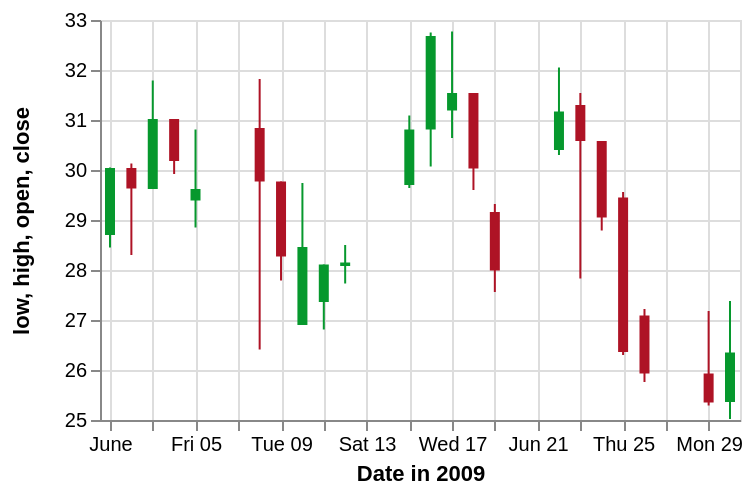

Write the Vega-Lite specification saved for this chart.
### Vega specification from a JSON file in a GitHub repository (floating-point values rounded to 4 significant figures)
{"$schema": "https://vega.github.io/schema/vega/v4.json", "description": "A candlestick chart inspired by an example in Protovis (http://mbostock.github.io/protovis/ex/candlestick.html)", "autosize": "pad", "padding": 5, "width": 320, "height": 200, "style": "cell", "data": [{"name": "source_0", "values": [{"date": "2009-06-01", "open": 28.7, "high": 30.05, "low": 28.45, "close": 30.04, "signal": "short", "ret": -4.894}, {"date": "2009-06-02", "open": 30.04, "high": 30.13, "low": 28.3, "close": 29.63, "signal": "short", "ret": -0.3226}, {"date": "2009-06-03", "open": 29.62, "high": 31.79, "low": 29.62, "close": 31.02, "signal": "short", "ret": 3.687}, {"date": "2009-06-04", "open": 31.02, "high": 31.02, "low": 29.92, "close": 30.18, "signal": "short", "ret": 4.51}, {"date": "2009-06-05", "open": 29.39, "high": 30.81, "low": 28.85, "close": 29.62, "signal": "short", "ret": 6.084}, {"date": "2009-06-08", "open": 30.84, "high": 31.82, "low": 26.41, "close": 29.77, "signal": "short", "ret": 1.254}, {"date": "2009-06-09", "open": 29.77, "high": 29.77, "low": 27.79, "close": 28.27, "signal": "short", "ret": -5.024}, {"date": "2009-06-10", "open": 26.9, "high": 29.74, "low": 26.9, "close": 28.46, "signal": "short", "ret": -5.466}, {"date": "2009-06-11", "open": 27.36, "high": 28.11, "low": 26.81, "close": 28.11, "signal": "short", "ret": -8.374}, {"date": "2009-06-12", "open": 28.08, "high": 28.5, "low": 27.73, "close": 28.15, "signal": "short", "ret": -5.528}, {"date": "2009-06-15", "open": 29.7, "high": 31.09, "low": 29.64, "close": 30.81, "signal": "long", "ret": 3.492}, {"date": "2009-06-16", "open": 30.81, "high": 32.75, "low": 30.07, "close": 32.68, "signal": "short", "ret": 0.155}, {"date": "2009-06-17", "open": 31.19, "high": 32.77, "low": 30.64, "close": 31.54, "signal": "short", "ret": 5.828}, {"date": "2009-06-18", "open": 31.54, "high": 31.54, "low": 29.6, "close": 30.03, "signal": "short", "ret": 8.176}, {"date": "2009-06-19", "open": 29.16, "high": 29.32, "low": 27.56, "close": 27.99, "signal": "short", "ret": 8.599}, {"date": "2009-06-22", "open": 30.4, "high": 32.05, "low": 30.3, "close": 31.17, "signal": "short", "ret": 15.49}, {"date": "2009-06-23", "open": 31.3, "high": 31.54, "low": 27.83, "close": 30.58, "signal": "short", "ret": 11.74}, {"date": "2009-06-24", "open": 30.58, "high": 30.58, "low": 28.79, "close": 29.05, "signal": "long", "ret": -10.42}, {"date": "2009-06-25", "open": 29.45, "high": 29.56, "low": 26.3, "close": 26.36, "signal": "long", "ret": 0}, {"date": "2009-06-26", "open": 27.09, "high": 27.22, "low": 25.76, "close": 25.93, "signal": "long", "ret": 0}, {"date": "2009-06-29", "open": 25.93, "high": 27.18, "low": 25.29, "close": 25.35, "signal": "long", "ret": 5.263}, {"date": "2009-06-30", "open": 25.36, "high": 27.38, "low": 25.02, "close": 26.35, "signal": "long", "ret": 6.738}]}, {"name": "data_0", "source": "source_0", "transform": [{"type": "formula", "expr": "timeParse(datum[\"date\"],'%Y-%m-%d')", "as": "date"}]}], "marks": [{"name": "layer_0_marks", "type": "rule", "style": ["rule"], "from": {"data": "data_0"}, "encode": {"update": {"stroke": [{"test": "datum[\"date\"] === null || isNaN(datum[\"date\"]) || datum[\"low\"] === null || isNaN(datum[\"low\"])", "value": null}, {"test": "datum.open < datum.close", "value": "#06982d"}, {"value": "#ae1325"}], "tooltip": {"signal": "{\"Date in 2009\": timeFormat(datum[\"date\"], '%b %d, %Y'), \"low\": format(datum[\"low\"], \"\"), \"high\": format(datum[\"high\"], \"\")}"}, "x": {"scale": "x", "field": "date"}, "y": {"scale": "y", "field": "low"}, "y2": {"scale": "y", "field": "high"}}}}, {"name": "layer_1_marks", "type": "rect", "style": ["bar"], "from": {"data": "data_0"}, "encode": {"update": {"fill": [{"test": "datum[\"date\"] === null || isNaN(datum[\"date\"]) || datum[\"open\"] === null || isNaN(datum[\"open\"])", "value": null}, {"test": "datum.open < datum.close", "value": "#06982d"}, {"value": "#ae1325"}], "tooltip": {"signal": "{\"Date in 2009\": timeFormat(datum[\"date\"], '%b %d, %Y'), \"open\": format(datum[\"open\"], \"\"), \"close\": format(datum[\"close\"], \"\")}"}, "xc": {"scale": "x", "field": "date"}, "width": {"value": 5}, "y": {"scale": "y", "field": "open"}, "y2": {"scale": "y", "field": "close"}}}}], "scales": [{"name": "x", "type": "time", "domain": {"data": "data_0", "field": "date"}, "range": [0, {"signal": "width"}], "padding": 5}, {"name": "y", "type": "linear", "domain": {"data": "data_0", "fields": ["low", "high", "open", "close"]}, "range": [{"signal": "height"}, 0], "zero": false, "nice": true}], "axes": [{"scale": "x", "orient": "bottom", "grid": false, "title": "Date in 2009", "labelFlush": true, "labelOverlap": true, "tickCount": {"signal": "floor(width/40) + 1"}, "zindex": 1}, {"scale": "x", "orient": "bottom", "gridScale": "y", "grid": true, "tickCount": {"signal": "floor(width/40) + 1"}, "domain": false, "labels": false, "maxExtent": 0, "minExtent": 0, "ticks": false, "zindex": 0}, {"scale": "y", "orient": "left", "grid": false, "title": "low, high, open, close", "labelOverlap": true, "tickCount": {"signal": "floor(height/40) + 1"}, "zindex": 1}, {"scale": "y", "orient": "left", "gridScale": "x", "grid": true, "tickCount": {"signal": "floor(height/40) + 1"}, "domain": false, "labels": false, "maxExtent": 0, "minExtent": 0, "ticks": false, "zindex": 0}], "config": {"axisY": {"minExtent": 30}}}
